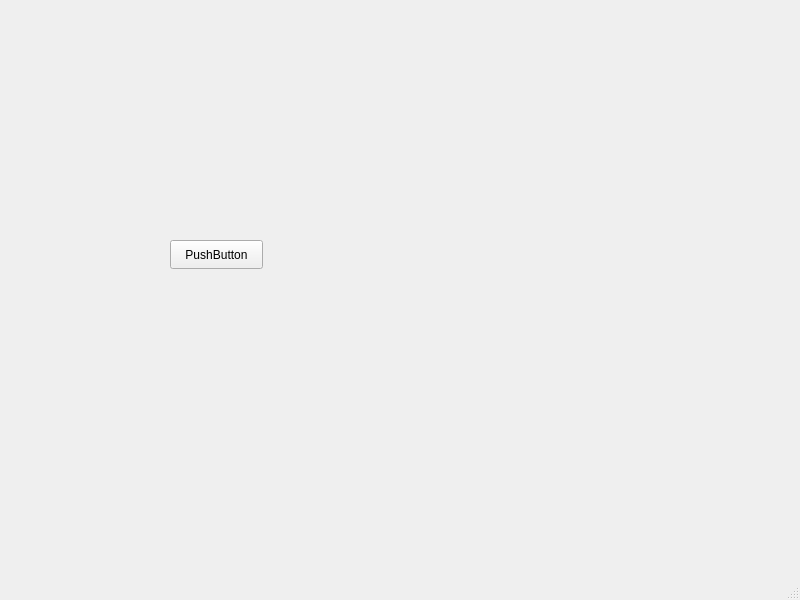
<?xml version="1.0" encoding="UTF-8"?>
<ui version="4.0">
 <class>MainWindow</class>
 <widget class="QMainWindow" name="MainWindow">
  <property name="geometry">
   <rect>
    <x>0</x>
    <y>0</y>
    <width>800</width>
    <height>600</height>
   </rect>
  </property>
  <property name="windowTitle">
   <string>MainWindow</string>
  </property>
  <widget class="QWidget" name="centralwidget">
   <widget class="QPushButton" name="btnClick">
    <property name="geometry">
     <rect>
      <x>170</x>
      <y>240</y>
      <width>93</width>
      <height>29</height>
     </rect>
    </property>
    <property name="text">
     <string>PushButton</string>
    </property>
   </widget>
  </widget>
  <widget class="QMenuBar" name="menubar">
   <property name="geometry">
    <rect>
     <x>0</x>
     <y>0</y>
     <width>800</width>
     <height>26</height>
    </rect>
   </property>
  </widget>
  <widget class="QStatusBar" name="statusbar"/>
 </widget>
 <resources/>
 <connections/>
</ui>
